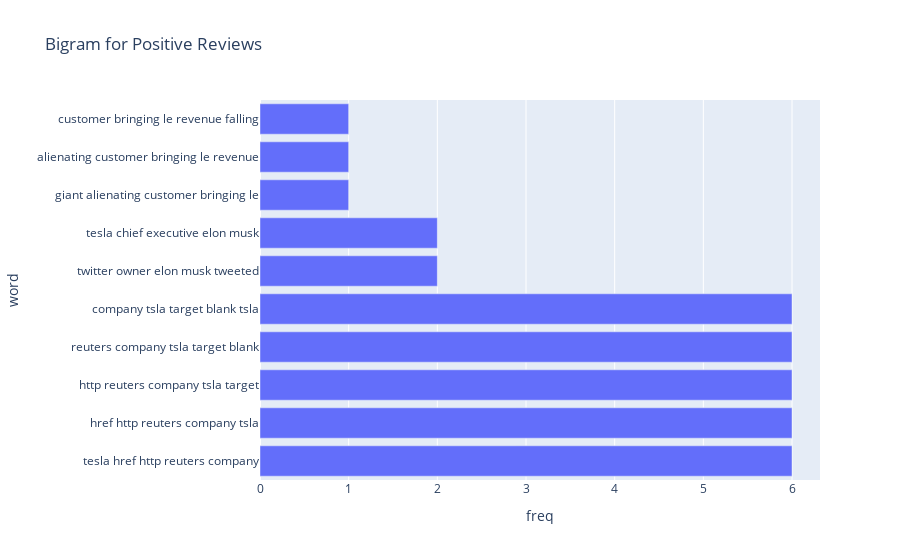

Notebook code for this chart:
### Code cell
plot_top_ngrams_barchart(df_Musk["cleaned"],"Bigram for Positive Reviews",5)
#plot_top_ngrams_barchart(df_reviews_neg["reviews_cleaned"], "Bigram for Negative Reviews", 4)

### Figure 1 — Plotly figure (JSON) as saved in the notebook; plotly's stock layout.template omitted (floating-point values rounded to 4 significant figures)
{"data": [{"alignmentgroup": "True", "hovertemplate": "freq=%{x}<br>word=%{y}<extra></extra>", "legendgroup": "", "marker": {"color": "#636efa", "pattern": {"shape": ""}}, "name": "", "offsetgroup": "", "orientation": "h", "showlegend": false, "textposition": "auto", "type": "bar", "x": [6, 6, 6, 6, 6, 2, 2, 1, 1, 1], "xaxis": "x", "y": ["tesla href http reuters company", "href http reuters company tsla", "http reuters company tsla target", "reuters company tsla target blank", "company tsla target blank tsla", "twitter owner elon musk tweeted", "tesla chief executive elon musk", "giant alienating customer bringing le", "alienating customer bringing le revenue", "customer bringing le revenue falling"], "yaxis": "y"}], "layout": {"barmode": "relative", "legend": {"tracegroupgap": 0}, "title": {"text": "Bigram for Positive Reviews"}, "xaxis": {"anchor": "y", "domain": [0, 1], "title": {"text": "freq"}}, "yaxis": {"anchor": "x", "domain": [0, 1], "title": {"text": "word"}}}}
